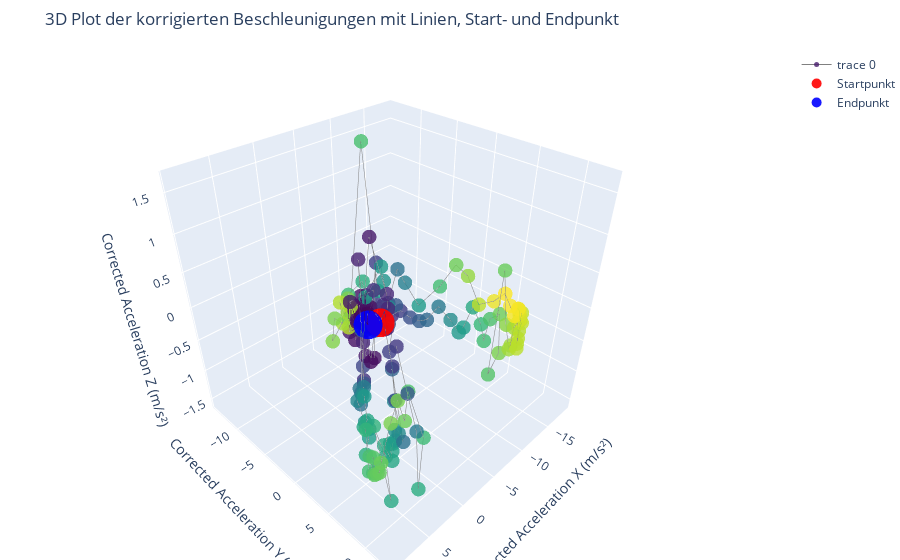

Here is the notebook cell this chart was saved with:
### Code cell
import numpy as np
import pandas as pd
import plotly.graph_objects as go

# Beispiel: Ein bestehender DataFrame mit den spezifizierten Spaltennamen
data = {
    'Angle X(°)': np.linspace(0, 90, 10),  # Beispielwerte für Pitch (Angle X) in Grad
    'Angle Y(°)': np.linspace(0, 90, 10),  # Beispielwerte für Roll (Angle Y) in Grad
    'Angle Z(°)': np.linspace(0, 360, 10), # Beispielwerte für Yaw (Angle Z) in Grad
    'Acceleration X(g)': np.random.uniform(-1, 1, 10),  # Zufällige Beschleunigungswerte in g
    'Acceleration Y(g)': np.random.uniform(-1, 1, 10),
    'Acceleration Z(g)': np.random.uniform(-1, 1, 10)
}

# DataFrame erstellen
df = pd.DataFrame(data)

# Konstante für die Erdbeschleunigung (9.81 m/s²)
g = 9.81

# Berechne die Schwerkraftkomponente (Gravitationsbeschleunigung) in Abhängigkeit von Pitch, Roll und Yaw
def compute_gravity_components(pitch_deg, roll_deg, yaw_deg):
    # Konvertiere Winkel von Grad in Bogenmaß
    pitch = np.radians(pitch_deg)
    roll = np.radians(roll_deg)
    yaw = np.radians(yaw_deg)

    # Berechne die Rotationsmatrizen für Pitch, Roll und Yaw
    R_x = np.array([
        [1, 0, 0],
        [0, np.cos(pitch), -np.sin(pitch)],
        [0, np.sin(pitch), np.cos(pitch)]
    ])

    R_y = np.array([
        [np.cos(roll), 0, np.sin(roll)],
        [0, 1, 0],
        [-np.sin(roll), 0, np.cos(roll)]
    ])

    R_z = np.array([
        [np.cos(yaw), -np.sin(yaw), 0],
        [np.sin(yaw), np.cos(yaw), 0],
        [0, 0, 1]
    ])

    # Gesamte Rotationsmatrix
    R = R_z @ R_y @ R_x

    # Erdbeschleunigungsvektor (im Ruhezustand nur in Z-Richtung)
    gravity = np.array([0, 0, g])

    # Berechne die Schwerkraftkomponente in den neuen Achsen
    gravity_components = R @ gravity
    return gravity_components

# Berechne für jede Zeile die Schwerkraftkomponente und subtrahiere sie von den gemessenen Beschleunigungen
gravity_corrected_acc = []
for index, row in df.iterrows():
    pitch, roll, yaw = row['Angle X(°)'], row['Angle Y(°)'], row['Angle Z(°)']
    acc_x, acc_y, acc_z = row['Acceleration X(g)'] * g, row['Acceleration Y(g)'] * g, row['Acceleration Z(g)'] * g

    # Berechne die Schwerkraftkomponenten
    gravity_components = compute_gravity_components(pitch, roll, yaw)

    # Subtrahiere die Schwerkraft von den gemessenen Beschleunigungen
    corrected_acc = np.array([acc_x, acc_y, acc_z]) - gravity_components

    # Speichere die korrigierten Beschleunigungswerte
    gravity_corrected_acc.append(corrected_acc)

# Füge die korrigierten Beschleunigungswerte zum DataFrame hinzu
df[['Corrected_Acc_X(m/s²)', 'Corrected_Acc_Y(m/s²)', 'Corrected_Acc_Z(m/s²)']] = gravity_corrected_acc

# Entferne die Zeilen von 60 bis 70 aus dem DataFrame
# df_cleaned = df.drop(df.index[69:71])

# Plotly: Erstellen des 3D-Plots ohne die Zeilen von 60 bis 70
fig = go.Figure()

# Punkte mit einer Linie verbinden
fig.add_trace(go.Scatter3d(
    x=df_cleaned['Corrected_Acc_X(m/s²)'],
    y=df_cleaned['Corrected_Acc_Y(m/s²)'],
    z=df_cleaned['Corrected_Acc_Z(m/s²)'],
    mode='lines+markers',
    marker=dict(
        size=5,
        color=np.linalg.norm(df_cleaned[['Corrected_Acc_X(m/s²)', 'Corrected_Acc_Y(m/s²)', 'Corrected_Acc_Z(m/s²)']].values, axis=1),
        colorscale='Viridis',
        opacity=0.8
    ),
    line=dict(
        color='gray',
        width=1
    ),
    text=df_cleaned.apply(lambda row: f"Index: {row.name}<br>X: {row['Corrected_Acc_X(m/s²)']:.2f}<br>Y: {row['Corrected_Acc_Y(m/s²)']:.2f}<br>Z: {row['Corrected_Acc_Z(m/s²)']:.2f}", axis=1),
    hoverinfo='text'
))

# Markiere den ersten Punkt
fig.add_trace(go.Scatter3d(
    x=[df_cleaned['Corrected_Acc_X(m/s²)'].iloc[0]],
    y=[df_cleaned['Corrected_Acc_Y(m/s²)'].iloc[0]],
    z=[df_cleaned['Corrected_Acc_Z(m/s²)'].iloc[0]],
    mode='markers',
    marker=dict(
        size=10,
        color='red',
        symbol='circle',
        opacity=0.9
    ),
    name='Startpunkt',
    text='Startpunkt',
    hoverinfo='text'
))

# Markiere den letzten Punkt
fig.add_trace(go.Scatter3d(
    x=[df_cleaned['Corrected_Acc_X(m/s²)'].iloc[-1]],
    y=[df_cleaned['Corrected_Acc_Y(m/s²)'].iloc[-1]],
    z=[df_cleaned['Corrected_Acc_Z(m/s²)'].iloc[-1]],
    mode='markers',
    marker=dict(
        size=10,
        color='blue',
        symbol='circle',
        opacity=0.9
    ),
    name='Endpunkt',
    text='Endpunkt',
    hoverinfo='text'
))

# Achsenlabels hinzufügen
fig.update_layout(
    scene=dict(
        xaxis_title='Corrected Acceleration X (m/s²)',
        yaxis_title='Corrected Acceleration Y (m/s²)',
        zaxis_title='Corrected Acceleration Z (m/s²)'
    ),
    title='3D Plot der korrigierten Beschleunigungen mit Linien, Start- und Endpunkt',
    margin=dict(l=0, r=0, b=0, t=50)
)

# Speichern des Plots als HTML-Datei
html_filename = 'corrected_acceleration_plot_with_lines_and_markers.html'
fig.write_html(html_filename)

# Optional: Zeige den Plot direkt im Browser
fig.show()

### Figure 1 — Plotly figure (JSON) as saved in the notebook; plotly's stock layout.template omitted (floating-point values rounded to 4 significant figures; data arrays with more than 128 entries replaced by an {"elided": "..."} marker saying what was removed)
{"data": [{"hoverinfo": "text", "line": {"color": "gray", "width": 1}, "marker": {"color": {"elided": "188 float values"}, "colorscale": [[0, "#440154"], [0.1111, "#482878"], [0.2222, "#3e4989"], [0.3333, "#31688e"], [0.4444, "#26828e"], [0.5556, "#1f9e89"], [0.6667, "#35b779"], [0.7778, "#6ece58"], [0.8889, "#b5de2b"], [1, "#fde725"]], "opacity": 0.8, "size": 5}, "mode": "lines+markers", "text": {"elided": "188 str values"}, "type": "scatter3d", "x": {"elided": "188 float values"}, "y": {"elided": "188 float values"}, "z": {"elided": "188 float values"}}, {"hoverinfo": "text", "marker": {"color": "red", "opacity": 0.9, "size": 10, "symbol": "circle"}, "mode": "markers", "name": "Startpunkt", "text": "Startpunkt", "type": "scatter3d", "x": [-1.31], "y": [0.9661], "z": [0.09228]}, {"hoverinfo": "text", "marker": {"color": "blue", "opacity": 0.9, "size": 10, "symbol": "circle"}, "mode": "markers", "name": "Endpunkt", "text": "Endpunkt", "type": "scatter3d", "x": [-0.2524], "y": [0.3876], "z": [0.09104]}], "layout": {"margin": {"b": 0, "l": 0, "r": 0, "t": 50}, "scene": {"xaxis": {"title": {"text": "Corrected Acceleration X (m/s²)"}}, "yaxis": {"title": {"text": "Corrected Acceleration Y (m/s²)"}}, "zaxis": {"title": {"text": "Corrected Acceleration Z (m/s²)"}}}, "title": {"text": "3D Plot der korrigierten Beschleunigungen mit Linien, Start- und Endpunkt"}}}
